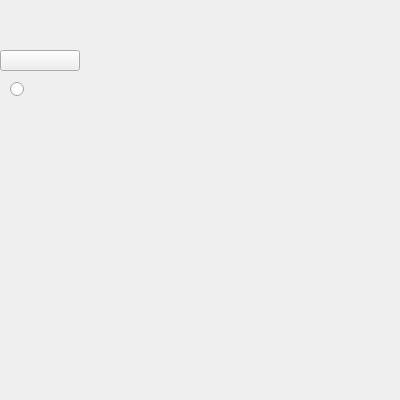
<?xml version="1.0" encoding="UTF-8"?>
<ui version="4.0">
 <class>MainWindow</class>
 <widget class="QWidget" name="MainWindow">
  <property name="windowModality">
   <enum>Qt::NonModal</enum>
  </property>
  <property name="geometry">
   <rect>
    <x>0</x>
    <y>0</y>
    <width>400</width>
    <height>400</height>
   </rect>
  </property>
  <property name="windowTitle">
   <string>TicTacToe</string>
  </property>
  <widget class="QPushButton" name="resetBTN">
   <property name="geometry">
    <rect>
     <x>0</x>
     <y>50</y>
     <width>80</width>
     <height>21</height>
    </rect>
   </property>
  </widget>
  <widget class="QLabel" name="scorePlayer">
   <property name="geometry">
    <rect>
     <x>10</x>
     <y>30</y>
     <width>47</width>
     <height>13</height>
    </rect>
   </property>
  </widget>
  <widget class="QLabel" name="scoreBot">
   <property name="geometry">
    <rect>
     <x>10</x>
     <y>10</y>
     <width>47</width>
     <height>13</height>
    </rect>
   </property>
  </widget>
  <widget class="QRadioButton" name="botVSbotRB">
   <property name="geometry">
    <rect>
     <x>10</x>
     <y>80</y>
     <width>84</width>
     <height>19</height>
    </rect>
   </property>
  </widget>
 </widget>
 <resources/>
 <connections/>
</ui>
